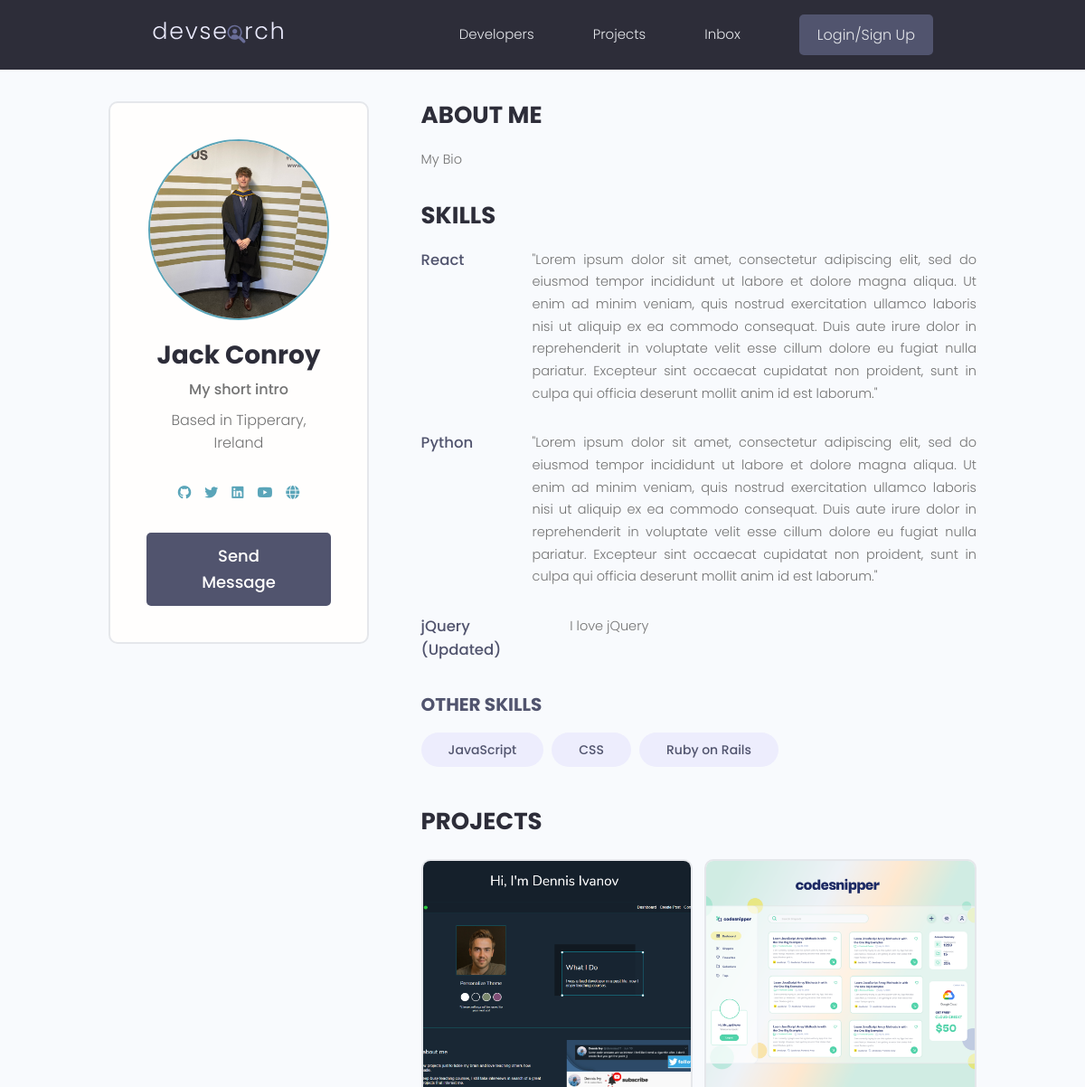
Before: /profile/950f8b22-5bb0-491c-a8f3-4f5213ad4871/ (upper part) with the older database file.
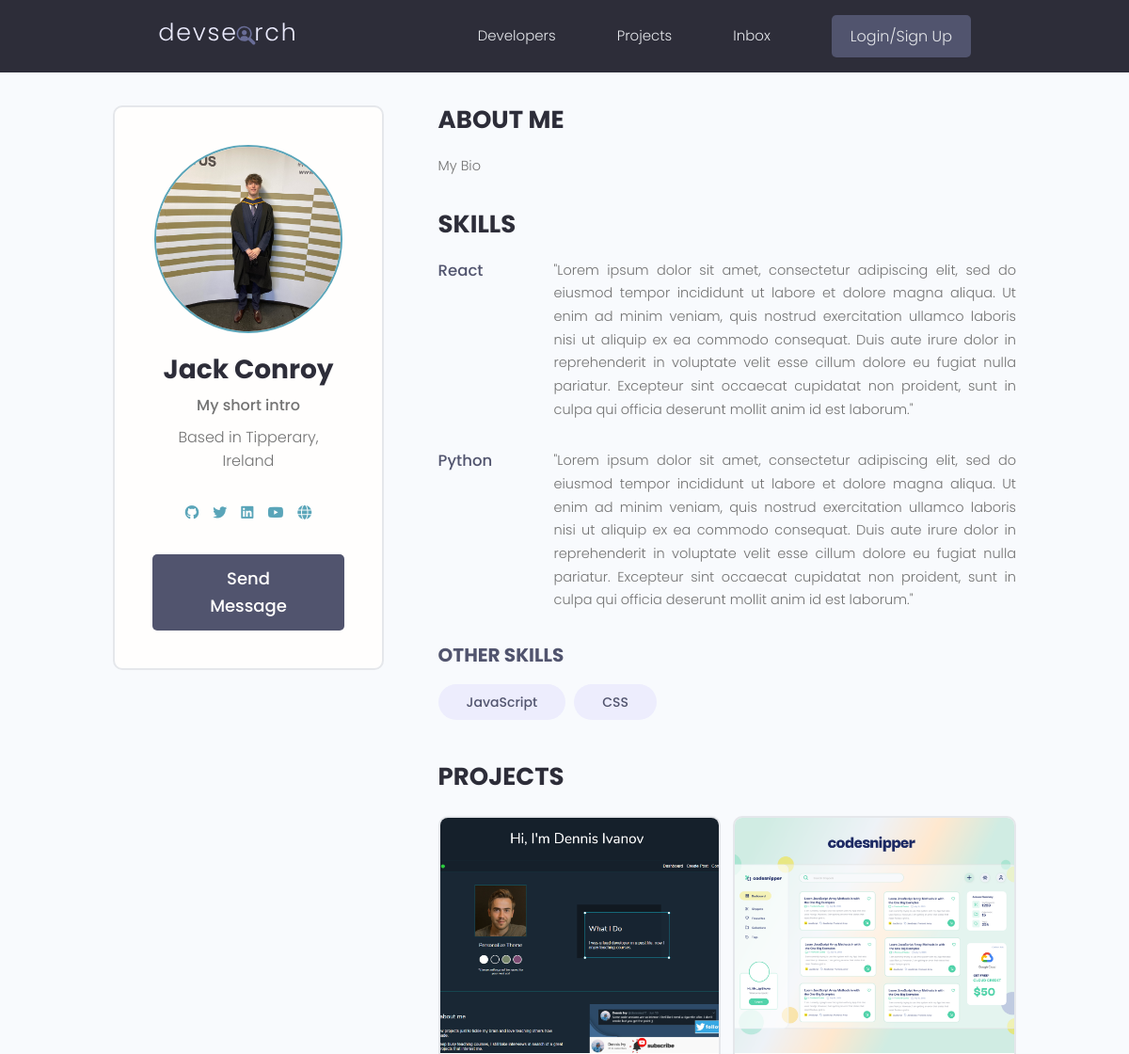
After: the same page with the newer database file.
### users/models.py (models this page shows, shortened)
class Skill(models.Model):
  owner = models.ForeignKey(Profile, on_delete=models.CASCADE, null=True, blank=True)
  name = models.CharField(max_length=500, null=True, blank=True)
  description = models.TextField(null=True, blank=True)
  created = models.DateTimeField(auto_now_add=True)
  id = models.UUIDField(default=uuid.uuid4, unique=True, primary_key=True, editable=False)

### projects/models.py (models this page shows, shortened)
class Project(models.Model):
    owner = models.ForeignKey(Profile, null=True, blank=True, on_delete=models.SET_NULL)
    title = models.CharField(max_length=200)
    description = models.TextField(null=True, blank=True)
    featured_image = models.ImageField(null=True, blank=True, default="default.jpg")
    demo_link = models.CharField(max_length=2000, null=True, blank=True)
    source_link = models.CharField(max_length=2000, null=True, blank=True)
    tags = models.ManyToManyField('Tag', blank=True)
    vote_total = models.IntegerField(default=0, null=True, blank=True)
    vote_ratio = models.IntegerField(default=0, null=True, blank=True)
    created = models.DateTimeField(auto_now_add=True)
    id = models.UUIDField(default=uuid.uuid4, unique=True, primary_key=True, editable=False)

### users/views.py (the view)
# urls.py: path('profile/<str:pk>/', views.userProfile, name="user-profile"),
def userProfile(request, pk):
  profile = Profile.objects.get(id=pk)
  topSkills = profile.skill_set.exclude(description__exact="")
  otherSkills = profile.skill_set.filter(description="")
  context = {
    'profile': profile,
    'topSkills': topSkills,
    'otherSkills': otherSkills,
    }
  return render(request, 'users/user-profile.html', context)

### users/templates/users/user-profile.html (shortened to what this page needs)
{% extends 'main.html' %}
{% block content %}
  <main class="profile my-md">
    <div class="container">
      <div class="layout">
        <div class="column column--1of3">
          <div class="card text-center">
            <div class="card__body dev">
              <img class="avatar avatar--xl" src="{{ profile.profile_image.url }}" />
              <h2 class="dev__name">{{ profile.name }}</h2>
              <p class="dev__title">{{ profile.short_intro|slice:"50" }}</p>
              <p class="dev__location">Based in {{ profile.location }} {{ profile.randomMessage }}</p>
              <ul class="dev__social">
                {% if profile.social_github %}
                  <li>
                    <a title="Github" href="{{ profile.social_github }}" target="_blank"><i class="fa-brands fa-github"></i></a>
                  </li>
                {% endif %}
                {% if profile.social_twitter %}
                  <li>
                    <a title="Twitter" href="{{ profile.social_twitter }}" target="_blank"><i class="fa-brands fa-twitter"></i></a>
                  </li>
                {% endif %}
                {% if profile.social_linkedin %}
                  <li>
                    <a title="LinkedIn" href="{{profile.social_linkedin}}" target="_blank"><i class="fa-brands fa-linkedin"></i></a>
                  </li>
                {% endif %}
                {% if profile.social_youtube %}
                  <li>
                    <a title="YouTube" href="{{profile.social_youtube}}" target="_blank"><i class="fa-brands fa-youtube"></i></a>
                  </li>
                {% endif %}
                {% if profile.social_website %}
                  <li>
                    <a title="Personal Website" href="{{profile.social_website}}" target="_blank"><i class="fa-solid fa-globe"></i></a>
                  </li>
                {% endif %}
              </ul>
              <a href="#" class="btn btn--sub btn--lg">Send Message </a>
            </div>
          </div>
        </div>
        <div class="column column--2of3">
          <div class="devInfo">
            <h3 class="devInfo__title">About Me</h3>
            <p class="devInfo__about">
              {{ profile.bio }}
            </p>
          </div>
          <div class="devInfo">
            <h3 class="devInfo__title">Skills</h3>
            <div class="devInfo__skills">
              {% for skill in topSkills %}
                <div class="devSkill">
                  <h4 class="devSkill__title">{{skill.name}}</h4>
                  <p class="devSkill__info">
                    {{skill.description}}
                  </p>
                </div>
              {% endfor %}
              <h3 class="devInfo__subtitle">Other Skills</h3>
              <div class="devInfo__otherSkills">
                {% for skill in otherSkills %}
                <span class="tag tag--pill tag--sub tag--lg">
                  <small>{{skill.name}}</small>
                </span>
                {% endfor %}
              </div>
            </div>
          </div>
          <div class="devInfo">
            <h3 class="devInfo__title">Projects</h3>
            <div class="grid grid--two">
              {% for project in profile.project_set.all %}
              <div class="column">
                <div class="card project">
                  <a href="{% url 'project' project.id %}" class="project">
                    <img class="project__thumbnail" src="{{project.featured_image.url}}" alt="project thumbnail" />
                  </a>
                </div>
              </div>
              {% endfor %}
            </div>
          </div>
        </div>
      </div>
    </div>
  </main>
{% endblock content %}

Changed rows visible on the page:
removed Skill: name "jQuery (Updated)", description "I love jQuery", shown under "SKILLS"
removed Skill: name "Ruby on Rails", shown under "OTHER SKILLS"
